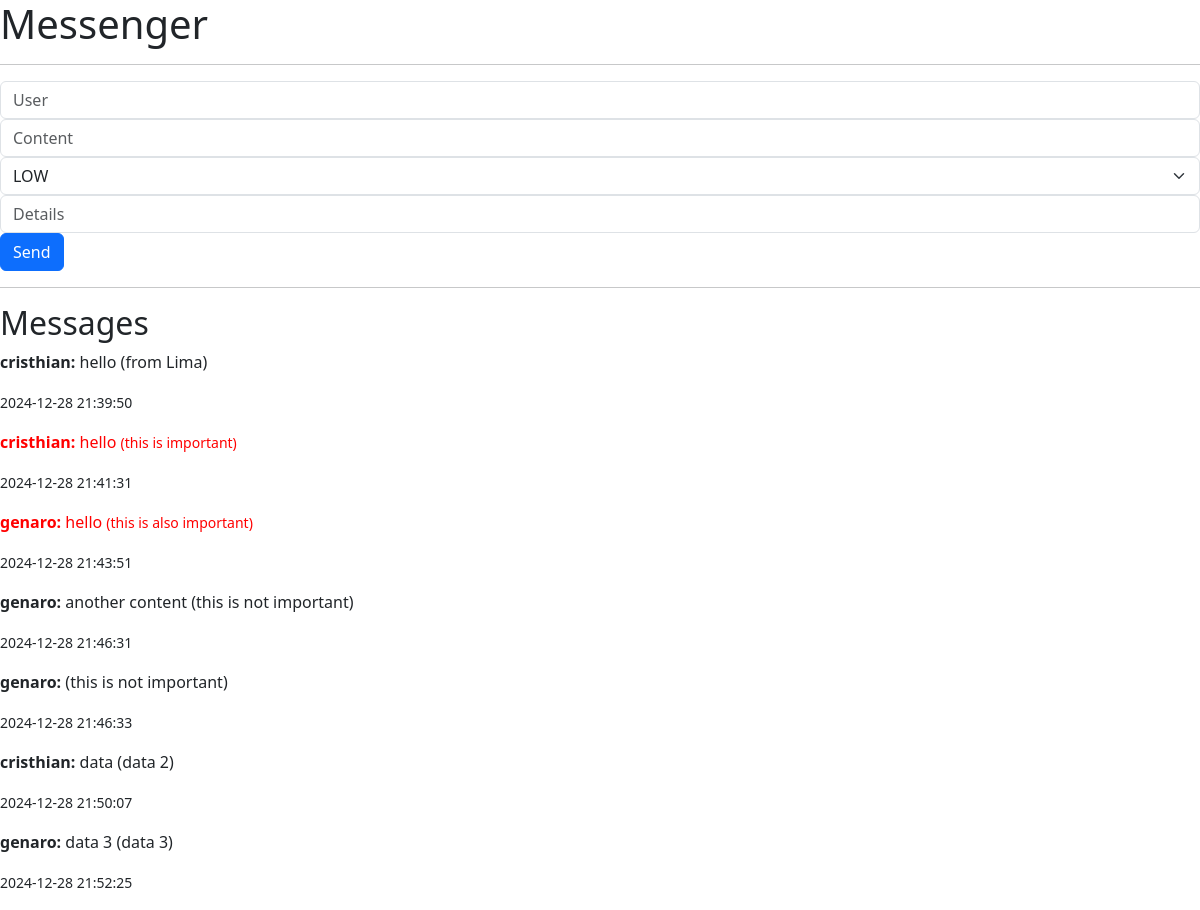
The page / on the database its author committed.
### main.py (models this page shows, shortened)
class Message(db.Model):
    __tablename__ = "messages"
    id = db.Column(db.Integer, primary_key=True, autoincrement=True)
    user = db.Column(db.String(100), nullable=False)
    content = db.Column(db.Text, nullable=False)
    importance = db.Column(db.String(10), nullable=False, default="LOW") # LOW, HIGH
    details = db.Column(db.String(200), nullable=False)
    created_at = db.Column(db.DateTime(timezone=True), server_default=func.now())

### main.py (the view)
@app.route("/")
def index():
    data = Message.query.all()
    return render_template("index.html", messages=data)

### templates/index.html (shortened to what this page needs)
<!doctype html>
<html lang="en">
  <head>
    <link href="https://cdn.jsdelivr.net/npm/bootstrap@5.3.3/dist/css/bootstrap.min.css" rel="stylesheet">
</head>
  <body>
    <h1>Messenger</h1>
    <hr>
    <form method="POST" id="form">
        <input type="text" class="form-control" placeholder="User" id="user" />
        <input type="text" class="form-control" placeholder="Content" id="content" />
        <select class="form-select" aria-label="Importance" id="importance">
            <option value="LOW" selected>LOW</option>
          </select>
        <input type="text" class="form-control" placeholder="Details" id="details" />
        <button type="submit" class="btn btn-primary">Send</button>
      </form>
    <hr>
    <h2>Messages</h2>
    <div id="messages">
      {% for message in messages %}
        {% if message.importance == "HIGH" %}
        <p style="color: red;"><b>{{ message.user }}:</b> {{ message.content }} <small>({{ message.details }})</small></p>
        {% else %}
        <p><b>{{ message.user }}:</b> {{ message.content }} ({{ message.details }})</p>
        {% endif %}
        <p><small>{{ message.created_at.strftime("%Y-%m-%d %H:%M:%S") }}</small></p>
      {% endfor %}
    </div>
  </body>
</html>

### rows shown on the page
Message: user "cristhian", content "hello", details "from Lima", created_at "2024-12-28 21:39:50"
Message: user "cristhian", content "hello", details "this is important", created_at "2024-12-28 21:41:31"
Message: user "genaro", content "hello", details "this is also important", created_at "2024-12-28 21:43:51"
Message: user "genaro", content "another content", details "this is not important", created_at "2024-12-28 21:46:31"
Message: user "genaro", details "this is not important", created_at "2024-12-28 21:46:33"
Message: user "cristhian", content "data", details "data 2", created_at "2024-12-28 21:50:07"
Message: user "genaro", content "data 3", details "data 3", created_at "2024-12-28 21:52:25"
